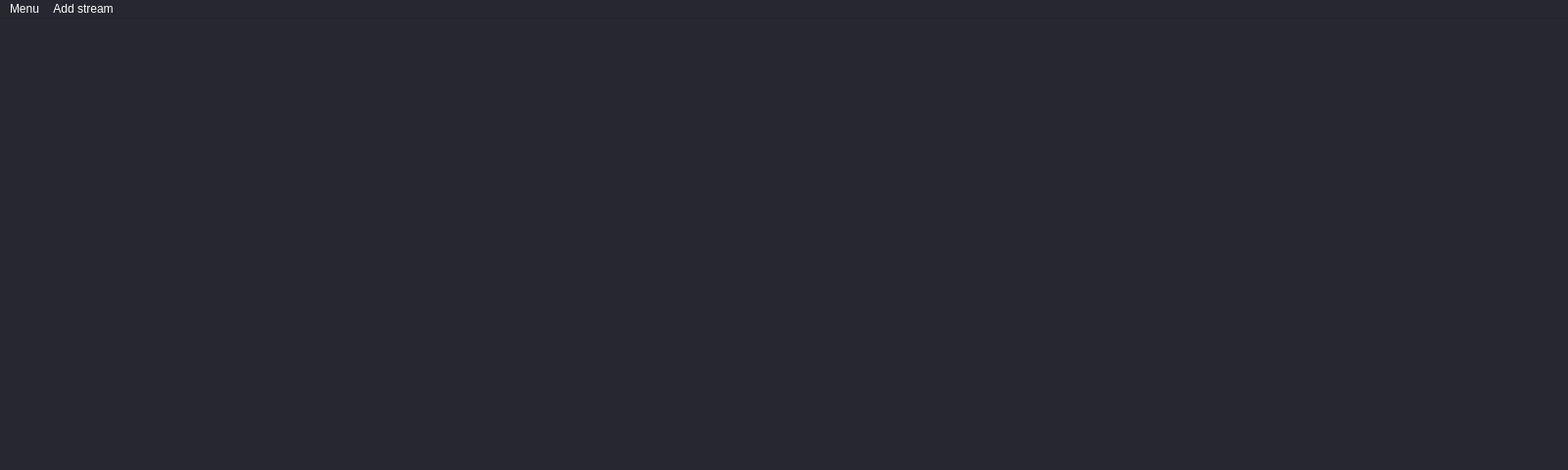
<?xml version="1.0" encoding="UTF-8"?>
<ui version="4.0">
 <class>MainWindow</class>
 <widget class="QMainWindow" name="MainWindow">
  <property name="geometry">
   <rect>
    <x>0</x>
    <y>0</y>
    <width>1600</width>
    <height>480</height>
   </rect>
  </property>
  <property name="palette">
   <palette>
    <active>
     <colorrole role="WindowText">
      <brush brushstyle="SolidPattern">
       <color alpha="255">
        <red>135</red>
        <green>135</green>
        <blue>153</blue>
       </color>
      </brush>
     </colorrole>
     <colorrole role="Button">
      <brush brushstyle="SolidPattern">
       <color alpha="255">
        <red>52</red>
        <green>152</green>
        <blue>219</blue>
       </color>
      </brush>
     </colorrole>
     <colorrole role="Light">
      <brush brushstyle="SolidPattern">
       <color alpha="255">
        <red>57</red>
        <green>58</green>
        <blue>72</blue>
       </color>
      </brush>
     </colorrole>
     <colorrole role="Midlight">
      <brush brushstyle="SolidPattern">
       <color alpha="255">
        <red>47</red>
        <green>48</green>
        <blue>60</blue>
       </color>
      </brush>
     </colorrole>
     <colorrole role="Dark">
      <brush brushstyle="SolidPattern">
       <color alpha="255">
        <red>19</red>
        <green>19</green>
        <blue>24</blue>
       </color>
      </brush>
     </colorrole>
     <colorrole role="Mid">
      <brush brushstyle="SolidPattern">
       <color alpha="255">
        <red>25</red>
        <green>26</green>
        <blue>32</blue>
       </color>
      </brush>
     </colorrole>
     <colorrole role="Text">
      <brush brushstyle="SolidPattern">
       <color alpha="255">
        <red>255</red>
        <green>255</green>
        <blue>255</blue>
       </color>
      </brush>
     </colorrole>
     <colorrole role="BrightText">
      <brush brushstyle="SolidPattern">
       <color alpha="255">
        <red>255</red>
        <green>255</green>
        <blue>255</blue>
       </color>
      </brush>
     </colorrole>
     <colorrole role="ButtonText">
      <brush brushstyle="SolidPattern">
       <color alpha="255">
        <red>255</red>
        <green>255</green>
        <blue>255</blue>
       </color>
      </brush>
     </colorrole>
     <colorrole role="Base">
      <brush brushstyle="SolidPattern">
       <color alpha="255">
        <red>38</red>
        <green>39</green>
        <blue>48</blue>
       </color>
      </brush>
     </colorrole>
     <colorrole role="Window">
      <brush brushstyle="SolidPattern">
       <color alpha="255">
        <red>38</red>
        <green>39</green>
        <blue>48</blue>
       </color>
      </brush>
     </colorrole>
     <colorrole role="Shadow">
      <brush brushstyle="SolidPattern">
       <color alpha="255">
        <red>0</red>
        <green>0</green>
        <blue>0</blue>
       </color>
      </brush>
     </colorrole>
     <colorrole role="AlternateBase">
      <brush brushstyle="SolidPattern">
       <color alpha="255">
        <red>19</red>
        <green>19</green>
        <blue>24</blue>
       </color>
      </brush>
     </colorrole>
     <colorrole role="ToolTipBase">
      <brush brushstyle="SolidPattern">
       <color alpha="255">
        <red>255</red>
        <green>255</green>
        <blue>220</blue>
       </color>
      </brush>
     </colorrole>
     <colorrole role="ToolTipText">
      <brush brushstyle="SolidPattern">
       <color alpha="255">
        <red>0</red>
        <green>0</green>
        <blue>0</blue>
       </color>
      </brush>
     </colorrole>
    </active>
    <inactive>
     <colorrole role="WindowText">
      <brush brushstyle="SolidPattern">
       <color alpha="255">
        <red>135</red>
        <green>135</green>
        <blue>153</blue>
       </color>
      </brush>
     </colorrole>
     <colorrole role="Button">
      <brush brushstyle="SolidPattern">
       <color alpha="255">
        <red>52</red>
        <green>152</green>
        <blue>219</blue>
       </color>
      </brush>
     </colorrole>
     <colorrole role="Light">
      <brush brushstyle="SolidPattern">
       <color alpha="255">
        <red>57</red>
        <green>58</green>
        <blue>72</blue>
       </color>
      </brush>
     </colorrole>
     <colorrole role="Midlight">
      <brush brushstyle="SolidPattern">
       <color alpha="255">
        <red>47</red>
        <green>48</green>
        <blue>60</blue>
       </color>
      </brush>
     </colorrole>
     <colorrole role="Dark">
      <brush brushstyle="SolidPattern">
       <color alpha="255">
        <red>19</red>
        <green>19</green>
        <blue>24</blue>
       </color>
      </brush>
     </colorrole>
     <colorrole role="Mid">
      <brush brushstyle="SolidPattern">
       <color alpha="255">
        <red>25</red>
        <green>26</green>
        <blue>32</blue>
       </color>
      </brush>
     </colorrole>
     <colorrole role="Text">
      <brush brushstyle="SolidPattern">
       <color alpha="255">
        <red>255</red>
        <green>255</green>
        <blue>255</blue>
       </color>
      </brush>
     </colorrole>
     <colorrole role="BrightText">
      <brush brushstyle="SolidPattern">
       <color alpha="255">
        <red>255</red>
        <green>255</green>
        <blue>255</blue>
       </color>
      </brush>
     </colorrole>
     <colorrole role="ButtonText">
      <brush brushstyle="SolidPattern">
       <color alpha="255">
        <red>255</red>
        <green>255</green>
        <blue>255</blue>
       </color>
      </brush>
     </colorrole>
     <colorrole role="Base">
      <brush brushstyle="SolidPattern">
       <color alpha="255">
        <red>38</red>
        <green>39</green>
        <blue>48</blue>
       </color>
      </brush>
     </colorrole>
     <colorrole role="Window">
      <brush brushstyle="SolidPattern">
       <color alpha="255">
        <red>38</red>
        <green>39</green>
        <blue>48</blue>
       </color>
      </brush>
     </colorrole>
     <colorrole role="Shadow">
      <brush brushstyle="SolidPattern">
       <color alpha="255">
        <red>0</red>
        <green>0</green>
        <blue>0</blue>
       </color>
      </brush>
     </colorrole>
     <colorrole role="AlternateBase">
      <brush brushstyle="SolidPattern">
       <color alpha="255">
        <red>19</red>
        <green>19</green>
        <blue>24</blue>
       </color>
      </brush>
     </colorrole>
     <colorrole role="ToolTipBase">
      <brush brushstyle="SolidPattern">
       <color alpha="255">
        <red>255</red>
        <green>255</green>
        <blue>220</blue>
       </color>
      </brush>
     </colorrole>
     <colorrole role="ToolTipText">
      <brush brushstyle="SolidPattern">
       <color alpha="255">
        <red>0</red>
        <green>0</green>
        <blue>0</blue>
       </color>
      </brush>
     </colorrole>
    </inactive>
    <disabled>
     <colorrole role="WindowText">
      <brush brushstyle="SolidPattern">
       <color alpha="255">
        <red>19</red>
        <green>19</green>
        <blue>24</blue>
       </color>
      </brush>
     </colorrole>
     <colorrole role="Button">
      <brush brushstyle="SolidPattern">
       <color alpha="255">
        <red>52</red>
        <green>152</green>
        <blue>219</blue>
       </color>
      </brush>
     </colorrole>
     <colorrole role="Light">
      <brush brushstyle="SolidPattern">
       <color alpha="255">
        <red>57</red>
        <green>58</green>
        <blue>72</blue>
       </color>
      </brush>
     </colorrole>
     <colorrole role="Midlight">
      <brush brushstyle="SolidPattern">
       <color alpha="255">
        <red>47</red>
        <green>48</green>
        <blue>60</blue>
       </color>
      </brush>
     </colorrole>
     <colorrole role="Dark">
      <brush brushstyle="SolidPattern">
       <color alpha="255">
        <red>19</red>
        <green>19</green>
        <blue>24</blue>
       </color>
      </brush>
     </colorrole>
     <colorrole role="Mid">
      <brush brushstyle="SolidPattern">
       <color alpha="255">
        <red>25</red>
        <green>26</green>
        <blue>32</blue>
       </color>
      </brush>
     </colorrole>
     <colorrole role="Text">
      <brush brushstyle="SolidPattern">
       <color alpha="255">
        <red>19</red>
        <green>19</green>
        <blue>24</blue>
       </color>
      </brush>
     </colorrole>
     <colorrole role="BrightText">
      <brush brushstyle="SolidPattern">
       <color alpha="255">
        <red>255</red>
        <green>255</green>
        <blue>255</blue>
       </color>
      </brush>
     </colorrole>
     <colorrole role="ButtonText">
      <brush brushstyle="SolidPattern">
       <color alpha="255">
        <red>19</red>
        <green>19</green>
        <blue>24</blue>
       </color>
      </brush>
     </colorrole>
     <colorrole role="Base">
      <brush brushstyle="SolidPattern">
       <color alpha="255">
        <red>38</red>
        <green>39</green>
        <blue>48</blue>
       </color>
      </brush>
     </colorrole>
     <colorrole role="Window">
      <brush brushstyle="SolidPattern">
       <color alpha="255">
        <red>38</red>
        <green>39</green>
        <blue>48</blue>
       </color>
      </brush>
     </colorrole>
     <colorrole role="Shadow">
      <brush brushstyle="SolidPattern">
       <color alpha="255">
        <red>0</red>
        <green>0</green>
        <blue>0</blue>
       </color>
      </brush>
     </colorrole>
     <colorrole role="AlternateBase">
      <brush brushstyle="SolidPattern">
       <color alpha="255">
        <red>38</red>
        <green>39</green>
        <blue>48</blue>
       </color>
      </brush>
     </colorrole>
     <colorrole role="ToolTipBase">
      <brush brushstyle="SolidPattern">
       <color alpha="255">
        <red>255</red>
        <green>255</green>
        <blue>220</blue>
       </color>
      </brush>
     </colorrole>
     <colorrole role="ToolTipText">
      <brush brushstyle="SolidPattern">
       <color alpha="255">
        <red>0</red>
        <green>0</green>
        <blue>0</blue>
       </color>
      </brush>
     </colorrole>
    </disabled>
   </palette>
  </property>
  <property name="windowTitle">
   <string>Desktop Stream Viewer - Abios Gaming</string>
  </property>
  <property name="windowIcon">
   <iconset>
    <normaloff>res/favicon.ico</normaloff>res/favicon.ico</iconset>
  </property>
  <property name="windowOpacity">
   <double>1.000000000000000</double>
  </property>
  <property name="autoFillBackground">
   <bool>true</bool>
  </property>
  <property name="styleSheet">
   <string notr="true"/>
  </property>
  <widget class="QWidget" name="centralWidget">
   <layout class="QVBoxLayout" name="container">
    <property name="spacing">
     <number>0</number>
    </property>
    <property name="leftMargin">
     <number>0</number>
    </property>
    <property name="topMargin">
     <number>0</number>
    </property>
    <property name="rightMargin">
     <number>0</number>
    </property>
    <property name="bottomMargin">
     <number>0</number>
    </property>
   </layout>
  </widget>
  <widget class="QMenuBar" name="MenuBar">
   <property name="geometry">
    <rect>
     <x>0</x>
     <y>0</y>
     <width>1600</width>
     <height>21</height>
    </rect>
   </property>
   <property name="layoutDirection">
    <enum>Qt::LeftToRight</enum>
   </property>
   <property name="styleSheet">
    <string notr="true"/>
   </property>
   <widget class="QMenu" name="open">
    <property name="palette">
     <palette>
      <active>
       <colorrole role="WindowText">
        <brush brushstyle="SolidPattern">
         <color alpha="255">
          <red>135</red>
          <green>135</green>
          <blue>153</blue>
         </color>
        </brush>
       </colorrole>
       <colorrole role="Button">
        <brush brushstyle="SolidPattern">
         <color alpha="255">
          <red>52</red>
          <green>152</green>
          <blue>219</blue>
         </color>
        </brush>
       </colorrole>
       <colorrole role="Light">
        <brush brushstyle="SolidPattern">
         <color alpha="255">
          <red>57</red>
          <green>58</green>
          <blue>72</blue>
         </color>
        </brush>
       </colorrole>
       <colorrole role="Midlight">
        <brush brushstyle="SolidPattern">
         <color alpha="255">
          <red>47</red>
          <green>48</green>
          <blue>60</blue>
         </color>
        </brush>
       </colorrole>
       <colorrole role="Dark">
        <brush brushstyle="SolidPattern">
         <color alpha="255">
          <red>19</red>
          <green>19</green>
          <blue>24</blue>
         </color>
        </brush>
       </colorrole>
       <colorrole role="Mid">
        <brush brushstyle="SolidPattern">
         <color alpha="255">
          <red>25</red>
          <green>26</green>
          <blue>32</blue>
         </color>
        </brush>
       </colorrole>
       <colorrole role="Text">
        <brush brushstyle="SolidPattern">
         <color alpha="255">
          <red>255</red>
          <green>255</green>
          <blue>255</blue>
         </color>
        </brush>
       </colorrole>
       <colorrole role="BrightText">
        <brush brushstyle="SolidPattern">
         <color alpha="255">
          <red>255</red>
          <green>255</green>
          <blue>255</blue>
         </color>
        </brush>
       </colorrole>
       <colorrole role="ButtonText">
        <brush brushstyle="SolidPattern">
         <color alpha="255">
          <red>255</red>
          <green>255</green>
          <blue>255</blue>
         </color>
        </brush>
       </colorrole>
       <colorrole role="Base">
        <brush brushstyle="SolidPattern">
         <color alpha="255">
          <red>38</red>
          <green>39</green>
          <blue>48</blue>
         </color>
        </brush>
       </colorrole>
       <colorrole role="Window">
        <brush brushstyle="SolidPattern">
         <color alpha="255">
          <red>38</red>
          <green>39</green>
          <blue>48</blue>
         </color>
        </brush>
       </colorrole>
       <colorrole role="Shadow">
        <brush brushstyle="SolidPattern">
         <color alpha="255">
          <red>0</red>
          <green>0</green>
          <blue>0</blue>
         </color>
        </brush>
       </colorrole>
       <colorrole role="Highlight">
        <brush brushstyle="SolidPattern">
         <color alpha="255">
          <red>38</red>
          <green>39</green>
          <blue>48</blue>
         </color>
        </brush>
       </colorrole>
       <colorrole role="AlternateBase">
        <brush brushstyle="SolidPattern">
         <color alpha="255">
          <red>19</red>
          <green>19</green>
          <blue>24</blue>
         </color>
        </brush>
       </colorrole>
       <colorrole role="ToolTipBase">
        <brush brushstyle="SolidPattern">
         <color alpha="255">
          <red>255</red>
          <green>255</green>
          <blue>220</blue>
         </color>
        </brush>
       </colorrole>
       <colorrole role="ToolTipText">
        <brush brushstyle="SolidPattern">
         <color alpha="255">
          <red>0</red>
          <green>0</green>
          <blue>0</blue>
         </color>
        </brush>
       </colorrole>
      </active>
      <inactive>
       <colorrole role="WindowText">
        <brush brushstyle="SolidPattern">
         <color alpha="255">
          <red>135</red>
          <green>135</green>
          <blue>153</blue>
         </color>
        </brush>
       </colorrole>
       <colorrole role="Button">
        <brush brushstyle="SolidPattern">
         <color alpha="255">
          <red>52</red>
          <green>152</green>
          <blue>219</blue>
         </color>
        </brush>
       </colorrole>
       <colorrole role="Light">
        <brush brushstyle="SolidPattern">
         <color alpha="255">
          <red>57</red>
          <green>58</green>
          <blue>72</blue>
         </color>
        </brush>
       </colorrole>
       <colorrole role="Midlight">
        <brush brushstyle="SolidPattern">
         <color alpha="255">
          <red>47</red>
          <green>48</green>
          <blue>60</blue>
         </color>
        </brush>
       </colorrole>
       <colorrole role="Dark">
        <brush brushstyle="SolidPattern">
         <color alpha="255">
          <red>19</red>
          <green>19</green>
          <blue>24</blue>
         </color>
        </brush>
       </colorrole>
       <colorrole role="Mid">
        <brush brushstyle="SolidPattern">
         <color alpha="255">
          <red>25</red>
          <green>26</green>
          <blue>32</blue>
         </color>
        </brush>
       </colorrole>
       <colorrole role="Text">
        <brush brushstyle="SolidPattern">
         <color alpha="255">
          <red>255</red>
          <green>255</green>
          <blue>255</blue>
         </color>
        </brush>
       </colorrole>
       <colorrole role="BrightText">
        <brush brushstyle="SolidPattern">
         <color alpha="255">
          <red>255</red>
          <green>255</green>
          <blue>255</blue>
         </color>
        </brush>
       </colorrole>
       <colorrole role="ButtonText">
        <brush brushstyle="SolidPattern">
         <color alpha="255">
          <red>255</red>
          <green>255</green>
          <blue>255</blue>
         </color>
        </brush>
       </colorrole>
       <colorrole role="Base">
        <brush brushstyle="SolidPattern">
         <color alpha="255">
          <red>38</red>
          <green>39</green>
          <blue>48</blue>
         </color>
        </brush>
       </colorrole>
       <colorrole role="Window">
        <brush brushstyle="SolidPattern">
         <color alpha="255">
          <red>38</red>
          <green>39</green>
          <blue>48</blue>
         </color>
        </brush>
       </colorrole>
       <colorrole role="Shadow">
        <brush brushstyle="SolidPattern">
         <color alpha="255">
          <red>0</red>
          <green>0</green>
          <blue>0</blue>
         </color>
        </brush>
       </colorrole>
       <colorrole role="Highlight">
        <brush brushstyle="SolidPattern">
         <color alpha="255">
          <red>38</red>
          <green>39</green>
          <blue>48</blue>
         </color>
        </brush>
       </colorrole>
       <colorrole role="AlternateBase">
        <brush brushstyle="SolidPattern">
         <color alpha="255">
          <red>19</red>
          <green>19</green>
          <blue>24</blue>
         </color>
        </brush>
       </colorrole>
       <colorrole role="ToolTipBase">
        <brush brushstyle="SolidPattern">
         <color alpha="255">
          <red>255</red>
          <green>255</green>
          <blue>220</blue>
         </color>
        </brush>
       </colorrole>
       <colorrole role="ToolTipText">
        <brush brushstyle="SolidPattern">
         <color alpha="255">
          <red>0</red>
          <green>0</green>
          <blue>0</blue>
         </color>
        </brush>
       </colorrole>
      </inactive>
      <disabled>
       <colorrole role="WindowText">
        <brush brushstyle="SolidPattern">
         <color alpha="255">
          <red>19</red>
          <green>19</green>
          <blue>24</blue>
         </color>
        </brush>
       </colorrole>
       <colorrole role="Button">
        <brush brushstyle="SolidPattern">
         <color alpha="255">
          <red>52</red>
          <green>152</green>
          <blue>219</blue>
         </color>
        </brush>
       </colorrole>
       <colorrole role="Light">
        <brush brushstyle="SolidPattern">
         <color alpha="255">
          <red>57</red>
          <green>58</green>
          <blue>72</blue>
         </color>
        </brush>
       </colorrole>
       <colorrole role="Midlight">
        <brush brushstyle="SolidPattern">
         <color alpha="255">
          <red>47</red>
          <green>48</green>
          <blue>60</blue>
         </color>
        </brush>
       </colorrole>
       <colorrole role="Dark">
        <brush brushstyle="SolidPattern">
         <color alpha="255">
          <red>19</red>
          <green>19</green>
          <blue>24</blue>
         </color>
        </brush>
       </colorrole>
       <colorrole role="Mid">
        <brush brushstyle="SolidPattern">
         <color alpha="255">
          <red>25</red>
          <green>26</green>
          <blue>32</blue>
         </color>
        </brush>
       </colorrole>
       <colorrole role="Text">
        <brush brushstyle="SolidPattern">
         <color alpha="255">
          <red>19</red>
          <green>19</green>
          <blue>24</blue>
         </color>
        </brush>
       </colorrole>
       <colorrole role="BrightText">
        <brush brushstyle="SolidPattern">
         <color alpha="255">
          <red>255</red>
          <green>255</green>
          <blue>255</blue>
         </color>
        </brush>
       </colorrole>
       <colorrole role="ButtonText">
        <brush brushstyle="SolidPattern">
         <color alpha="255">
          <red>19</red>
          <green>19</green>
          <blue>24</blue>
         </color>
        </brush>
       </colorrole>
       <colorrole role="Base">
        <brush brushstyle="SolidPattern">
         <color alpha="255">
          <red>38</red>
          <green>39</green>
          <blue>48</blue>
         </color>
        </brush>
       </colorrole>
       <colorrole role="Window">
        <brush brushstyle="SolidPattern">
         <color alpha="255">
          <red>38</red>
          <green>39</green>
          <blue>48</blue>
         </color>
        </brush>
       </colorrole>
       <colorrole role="Shadow">
        <brush brushstyle="SolidPattern">
         <color alpha="255">
          <red>0</red>
          <green>0</green>
          <blue>0</blue>
         </color>
        </brush>
       </colorrole>
       <colorrole role="Highlight">
        <brush brushstyle="SolidPattern">
         <color alpha="255">
          <red>74</red>
          <green>144</green>
          <blue>217</blue>
         </color>
        </brush>
       </colorrole>
       <colorrole role="AlternateBase">
        <brush brushstyle="SolidPattern">
         <color alpha="255">
          <red>38</red>
          <green>39</green>
          <blue>48</blue>
         </color>
        </brush>
       </colorrole>
       <colorrole role="ToolTipBase">
        <brush brushstyle="SolidPattern">
         <color alpha="255">
          <red>255</red>
          <green>255</green>
          <blue>220</blue>
         </color>
        </brush>
       </colorrole>
       <colorrole role="ToolTipText">
        <brush brushstyle="SolidPattern">
         <color alpha="255">
          <red>0</red>
          <green>0</green>
          <blue>0</blue>
         </color>
        </brush>
       </colorrole>
      </disabled>
     </palette>
    </property>
    <property name="autoFillBackground">
     <bool>false</bool>
    </property>
    <property name="styleSheet">
     <string notr="true"/>
    </property>
    <property name="title">
     <string>Menu</string>
    </property>
    <addaction name="MuteAllStreams"/>
    <addaction name="ReopenStream"/>
    <addaction name="ExportStreamsToClipboard"/>
    <addaction name="ImportStreamsFromClipboard"/>
   </widget>
   <widget class="QMenu" name="AddStream">
    <property name="title">
     <string>Add stream</string>
    </property>
    <addaction name="AddNewStream"/>
   </widget>
   <addaction name="open"/>
   <addaction name="AddStream"/>
  </widget>
  <action name="AddNewStream">
   <property name="text">
    <string>Open new stream</string>
   </property>
   <property name="shortcut">
    <string>Ctrl+O</string>
   </property>
  </action>
  <action name="ExportStreamsToClipboard">
   <property name="text">
    <string>Export Session</string>
   </property>
   <property name="shortcut">
    <string>Ctrl+E</string>
   </property>
  </action>
  <action name="KeyboardShortcuts">
   <property name="text">
    <string>Keyboard shortcuts</string>
   </property>
   <property name="shortcut">
    <string>Ctrl+K</string>
   </property>
  </action>
  <action name="MuteAllStreams">
   <property name="checkable">
    <bool>true</bool>
   </property>
   <property name="text">
    <string>Mute all streams</string>
   </property>
   <property name="toolTip">
    <string>Mute all streams</string>
   </property>
   <property name="shortcut">
    <string>Ctrl+M</string>
   </property>
  </action>
  <action name="AddNewStream_2">
   <property name="text">
    <string>Open new stream</string>
   </property>
   <property name="shortcut">
    <string>Ctrl+O</string>
   </property>
  </action>
  <action name="MuteAllStreamss">
   <property name="text">
    <string>Global Mute</string>
   </property>
   <property name="shortcut">
    <string>Ctrl+M</string>
   </property>
  </action>
  <action name="ImportStreamsFromClipboard">
   <property name="text">
    <string>Import Session</string>
   </property>
  </action>
  <action name="ReopenStream">
   <property name="text">
    <string>Reopen Stream</string>
   </property>
   <property name="shortcut">
    <string>Ctrl+Z</string>
   </property>
  </action>
 </widget>
 <resources/>
 <connections/>
</ui>
